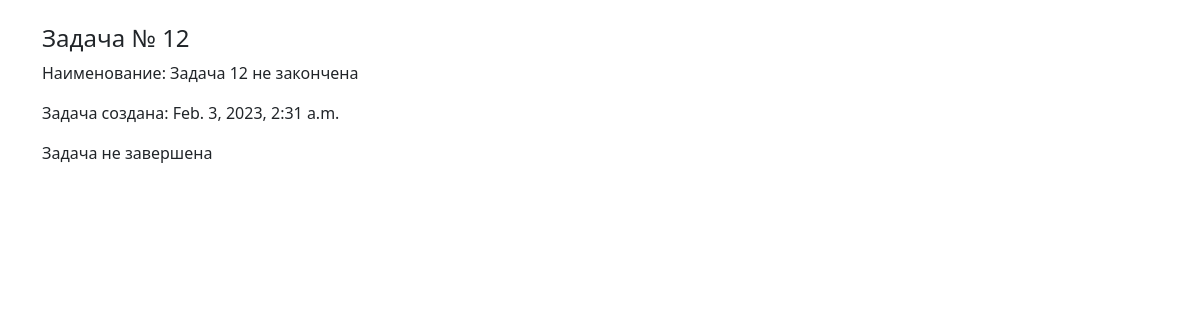
Screenshot of /task/12 with the database file from the repository.
### mod3hw1/models.py (models this page shows, shortened)
class Tasks(models.Model):
    name = models.TextField(
        blank=False, null=False, help_text="название задания"
    )  # null is purely database-related, whereas blank is validation-related
    done = models.BooleanField(blank=False, null=False, help_text="сделано")
    created = models.DateTimeField(
        blank=False, null=False, auto_now=True, help_text="дата и время создания"
    )
    complited = models.DateTimeField(
        blank=True, null=True, help_text="дата и время завершения"
    )
    class Meta:
        verbose_name_plural = "Tasks"

### mod3hw1/views.py (the view)
# urls.py: path("task/<int:pk>", TaskDetailView.as_view(), name="task-detail"),
class TaskDetailView(DetailView):
    model = Tasks
    context_object_name = "task"
    template_name = "task_detail.html"

### mod3hw1/templates/task_detail.html
{% extends 'base.html' %}
{% block content %}
    <div class="task mb-4">
        <div class="task-body">
            <h4 class="task-title"> Задача № {{ task.pk }} </h4>
            <p class="task-text">Наименование: {{ task.name }} </p>
            <p class="task-text">Задача создана: {{ task.created }}</p>
				{% if task.done %}
                    <p class="task-text">Задача завершена: {{ task.complited }}</p>
                {% else %}
                    <p class="task-text"> Задача не завершена</p>
	        	{% endif %}
        </div>
    </div>
{% endblock content %}

### rows the page displays
Tasks: pk "12", name "Задача 12 не закончена", created "Feb. 3, 2023, 2:31 a.m."
